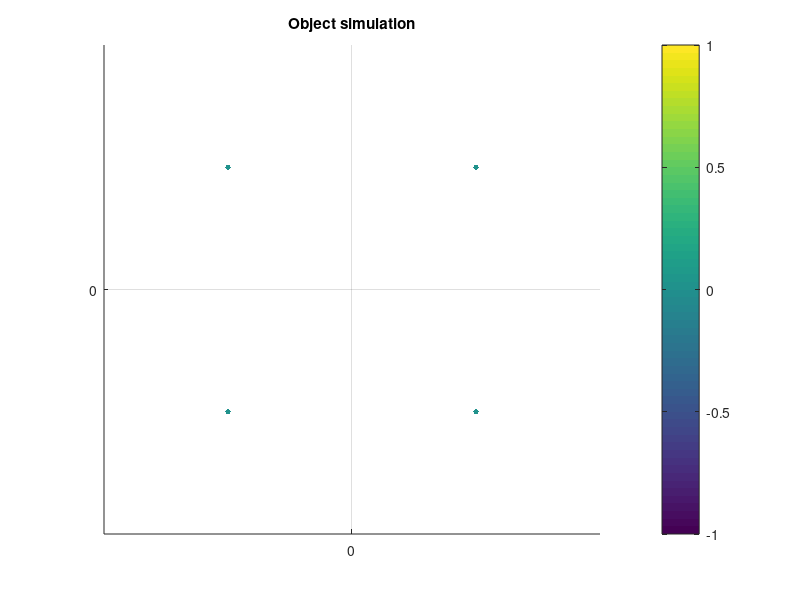

Source code (MATLAB): (Note: this script raises an error after producing the figure.)
clc;
clear all;

%% Initilization
% all particles have same mass
mass = 0.001;
h = 1; % spacing
pinfl = h/10; % material point radius of influence
dt = 0.01; % time differential
T = 1; % # of time steps

% Field constants
gravity = -9.8;
MoE = 18.83; % Modulus of elasticity
PoR = 0.48; % Poisson's ratio

% mxm grid cells (m+1 x m+1 grid nodes)(stored in 2D matrix)
m = 1;

% N particles (stored in 1D matrix)
N = 4;

% Un - 2D position array
Xp = zeros(N, 2);
Xp_Init = zeros(N, 2);

% Mn - Mass array
Mp = ones(N, 1);

% Vn - Velocity array
Vp = zeros(N, 2);

% Voln - Volume array
Volp = zeros(N, 1);
for p = 1:N
    Volp(p) = (h)^2;
end

% Def - Deformation gradient
Defp = zeros(2, 2, N);
for p = 1:N
    Defp(:,:,p) = eye(2, 2);
end

% Potential energy, Neohookian Elasticity
energy = zeros(N, 1);
energy_total_prev = 0;
energy_total = 0;
dEnergy_total = 0;
dEnergy_total_prev = 0;


%% Basis functions

% % First create unitstep function, which will return 1 if the
% % point is in the grid cell, otherwise 0
% ustp = @(x, y, ind_i, ind_j) (x >= (ind_i-1)*h) .* (x <= ind_i*h) .* (y >=(ind_j-1)*h) .* (y <= ind_j*h);

% Vector that tells you the row and column index of a grid cell
GridCells = zeros((m+1)^2, 2);
gindex = 1;
for gj = 0:m
    for gi = 0:m
        GridCells(gindex, :) = [(gi-0.5), (gj-0.5)];
        gindex = gindex + 1;
    end
end

% Then create the basic alphas
A1 = @(x, ind) (1 - (x - ind * h)/h);
A2 = @(x, ind) (1 + (x - ind * h)/h);
% Then create the basis function for the four corners
% bottom left
Shape1 = @(x, y, ind_i, ind_j) A1(x, ind_i) .* A1(y, ind_j);%(1 - (x - ind_i*h)/h) .* (1 - (y - ind_j*h)/h);% .* ustp(x, y, ind_i, ind_j);
% top left
Shape2 = @(x, y, ind_i, ind_j) A1(x, ind_i) .* A2(y, ind_j+1);%(1 - (x - ind_i*h)/h) .* (1 + (y - ind_j*h)/h);% .* ustp(x, y, ind_i, ind_j);
% top right
Shape3 = @(x, y, ind_i, ind_j) A2(x, ind_i+1) .* A2(y, ind_j+1);%(1 + (x - ind_i*h)/h) .* (1 + (y - ind_j*h)/h);% .* ustp(x, y, ind_i, ind_j);
% bottom right
Shape4 = @(x, y, ind_i, ind_j) A2(x, ind_i+1) .* A1(y, ind_j);%(1 + (x - ind_i*h)/h) .* (1 - (y - ind_j*h)/h);% .* ustp(x, y, ind_i, ind_j);

% Then create the gradient of the basis function for the 4 corners
ShapeGrad1 = @(x, y, ind_i, ind_j) [-1/h * A1(y, ind_j), -1/h * A1(x, ind_i)];
ShapeGrad2 = @(x, y, ind_i, ind_j) [-1/h * A2(y, ind_j), 1/h * A1(x, ind_i+1)];
ShapeGrad3 = @(x, y, ind_i, ind_j) [1/h * A2(y, ind_j+1), 1/h * A2(x, ind_i+1)];
ShapeGrad4 = @(x, y, ind_i, ind_j) [1/h * A1(y, ind_j+1), -1/h * A2(x, ind_i)];

%% Initializing positons
% initialize particle positions
ind_i = 0;
ind_j = 0;
% for ind_p = 1:N
%     Xp(ind_p, :) = [0 + ind_i * h/10, 0 + ind_j * h/10];
%     ind_i = ind_i + 1;
%     if ind_i > 9
%         ind_j = ind_j + 1;
%         ind_i = 0;
%     end
% end
% Keep initial position
Xp_Init = Xp;
Xp(1, :) = [-0.25, -0.25];
Xp(2, :) = [-0.25, 0.25];
Xp(3, :) = [0.25, 0.25];
Xp(4, :) = [0.25, -0.25];
% Xp(:, 2) = (Xp(:,2) + 1);
% Xp(:, 1) = (Xp(:,1) + 0);

%Un(1, :) = [2, 2.2];
%% LOOP


% For visualization
figure
scatter(Xp(:, 1), Xp(:, 2), 15, energy, 'filled');
colorbar;
grid on;
set(gca,'xtick',[0:1:m]);
set(gca,'ytick',[0:1:m]);
axis([-0.5 0.5 -0.5 0.5]);
%axis([-1 21 -1 21]);
title('Object simulation');

for k = 1:T
    %% STEP 0 - Assign particle to a cell
    % Create particle position vectors for x and y
    PX = Xp(:, 1);
    PY = Xp(:, 2);

    % Create grid position vector for each cell (one vector for left
    % x-corner position and bottom y-position, aka the bottome left corner)
    GX = zeros((m+1)^2, 1);
    GY = zeros((m+1)^2, 1);
    gindex = 1;

    for gj = 0:m
        for gi = 0:m
            GX(gindex) = (gi-0.5) * h;
            GY(gindex) = (gj-0.5) * h;
            gindex = gindex + 1;
        end
    end

    % Apply transformations to vectors to make them matrices suitable for
    % operations of P - G
    PX = repmat(PX.', [(m+1)^2 1]);
    PY = repmat(PY.', [(m+1)^2 1]);
    GX = repmat(GX, [1 N]);
    GY = repmat(GY, [1 N]);

    % Create new matrix PGX and PGY that calculates the alpha
    % The alpha is (x - x_0) / dx in the bottom left corner case
    PGX = 1 - (PX - GX)/h;
    PGY = 1 - (PY - GY)/h;

    % Now create a vector that tells which elements are in the range [0 1]
    IX = PGX > 0 & PGX <= 1;
    IY = PGY > 0 & PGY <= 1;

    % Now create the vector that stores the values of the alphas in
    % range, and stores 0 for alphas not in range
    PGX = IX .* PGX;
    PGY = IY .* PGY;

    % Final step to determine if a particle is in a cell
    PG = PGX .* PGY;
    
    % Get a vector that contains the gridCell index and particle index of
    % every particle that is in a grid cell
    [gridCell, particle] = find(PG);
    
%     % Create a vector that counts # of particles in each grid cell
%     GridCellParticleCount = zeros((m+1)^2,1);
%     for p = 1:N
%         GridCellParticleCount(gridCell(p)) = GridCellParticleCount(gridCell(p)) + 1;
%     end
     
    %% STEP 1 - Project data from particles to grid (mass and velocity)
    
    % Create vectors describing the cell which a particle is in
    GridCelli = GridCells(gridCell, 1);
    GridCellj = GridCells(gridCell, 2);
    % Create vectors describing the particle positions
    PX = Xp(:, 1);
    PY = Xp(:, 2);
    
    % Compute basis function over these cells
    Basis1 = Shape1(PX, PY, GridCelli, GridCellj);
    Basis2 = Shape2(PX, PY, GridCelli, GridCellj);
    Basis3 = Shape3(PX, PY, GridCelli, GridCellj);
    Basis4 = Shape4(PX, PY, GridCelli, GridCellj);
    
    % Compute the gradient of the basis functions over these cells,
    % different for each corner of cell
    BasisGrad1 = ShapeGrad1(PX, PY, GridCelli, GridCellj);
    BasisGrad2 = ShapeGrad2(PX, PY, GridCelli, GridCellj);
    BasisGrad3 = ShapeGrad3(PX, PY, GridCelli, GridCellj);
    BasisGrad4 = ShapeGrad4(PX, PY, GridCelli, GridCellj);

    % Reset the mass and velocity matrices
    
    % Mg - grid mass vector. The position of these nodes is implicitly
    % understood because of the uniform grid spacing h.
    Mg = zeros((m+1)^2, 1);
    
    % Vg - grid velocity vector
    Vg = zeros((m+1)^2, 2);
    
    % Ug - grid displacement vector
    UDispg = zeros((m+1)^2, 2);
    
    % Project mass from material points to each corner of each grid cell
    % using matrix multiplication
    Mg((GridCellj)*m + GridCelli + 1) = Mg((GridCellj)*m + GridCelli + 1) + Basis1 .* Mp;
    Mg((GridCellj+1)*m + GridCelli + 1) = Mg((GridCellj+1)*m + GridCelli + 1) + Basis2 .* Mp;
    Mg((GridCellj+1)*m + GridCelli + 1 + 1) = Mg((GridCellj+1)*m + GridCelli + 1 + 1) + Basis3 .* Mp;
    Mg((GridCellj)*m + GridCelli + 1 + 1) = Mg((GridCellj)*m + GridCelli + 1 + 1) + Basis4 .* Mp;
    
    % Project velocity from material points to each corner of each grid cell
    Vg((GridCellj)*m + GridCelli+1, :) = Vg((GridCellj)*m + GridCelli+1, :) ...
        + repmat(Basis1, [1 2]) .* repmat(Mp, [1 2]) .* Vp ...
        ./ repmat(Mg((GridCellj)*m + GridCelli+1), [1 2]);
    Vg((GridCellj+1)*m + GridCelli+1, :) = Vg((GridCellj+1)*m + GridCelli+1, :) ...
        + repmat(Basis2, [1 2]) .* repmat(Mp, [1 2]) .* Vp ...
        ./ repmat(Mg((GridCellj+1)*m + GridCelli+1), [1 2]);
    Vg((GridCellj+1)*m + GridCelli+1+1, :) = Vg((GridCellj+1)*m + GridCelli+1+1, :) ...
        + repmat(Basis3, [1 2]) .* repmat(Mp, [1 2]) .* Vp ...
        ./ repmat(Mg((GridCellj+1)*m + GridCelli+1+1), [1 2]);
    Vg((GridCellj)*m + GridCelli+1+1, :) = Vg((GridCellj)*m + GridCelli+1+1, :) ...
        + repmat(Basis4, [1 2]) .* repmat(Mp, [1 2]) .* Vp ...
        ./ repmat(Mg((GridCellj)*m + GridCelli+1+1), [1 2]);
    
    % Project displacement from material points to each corner of each grid
    % cell
    % Position displacement per particle
    UDispp = Xp - Xp_Init;
    UDispg((GridCellj)*m + GridCelli + 1, :) = UDispg((GridCellj)*m + GridCelli + 1, :) ...
        + repmat(Basis1, [1 2]) .* UDispp;
    UDispg((GridCellj+1)*m + GridCelli + 1, :) = UDispg((GridCellj+1)*m + GridCelli + 1, :) ... 
        + repmat(Basis2, [1 2]) .* UDispp;
    UDispg((GridCellj+1)*m + GridCelli + 1 + 1, :) = UDispg((GridCellj+1)*m + GridCelli + 1 + 1 , :) ...
        + repmat(Basis3, [1 2]) .* UDispp;
    UDispg((GridCellj)*m + GridCelli + 1 + 1, :) = UDispg((GridCellj)*m + GridCelli + 1 + 1, :) ...
        + repmat(Basis4, [1 2]) .* UDispp;
    
    %% STEP 2 - Evaluate field variables at particle points to be used in consitutive model
    
    % Hyper Elasticity Model
    
    % Create matrix for velocity gradients of particles
    VGradp = zeros(2, 2, N);
    
    % Create a vector that stores the grid velocities w.r.t. particles
    % within a grid, one for each corner of a cell
    Vg1 = Vg((GridCellj)*m + GridCelli+1, :);
    Vg2 = Vg((GridCellj+1)*m + GridCelli+1, :);
    Vg3 = Vg((GridCellj+1)*m + GridCelli+1+1, :);
    Vg4 = Vg((GridCellj)*m + GridCelli+1+1, :);
    
    % Compute velocity gradients
    for p = 1:N
        VGradp(:, :, p) = VGradp(:, :, p) + BasisGrad1(p,:).' * Vg1(p,:);
        VGradp(:, :, p) = VGradp(:, :, p) + BasisGrad2(p,:).' * Vg2(p,:);
        VGradp(:, :, p) = VGradp(:, :, p) + BasisGrad3(p,:).' * Vg3(p,:);
        VGradp(:, :, p) = VGradp(:, :, p) + BasisGrad4(p,:).' * Vg4(p,:);
    end
%     
    % Create matrix for displacement gradients of particles
    UDispGradp = ParticleGradient(UDispg, GridCelli, GridCellj, ...
        BasisGrad1, BasisGrad2, BasisGrad3, BasisGrad4, m, N);
    
    % Compute deformation gradients
    for p = 1:N
        Defp(:, :, p) = inv(eye(2) - UDispGradp(:, :, p));
    end
    
    %% STEP 3 - Evaluate the constitutive model
    % Hyper elasticity
    
    % Allocate stress matrix
    Strp = zeros(2, 2, N);
    
    % Update deformation gradient and get stress matrix using the
    % constitutive model
    Deftp = VGradp * dt;

    % Compute deformation gradient of each particle directly
    for p = 1:N
%         % Use gridCell of current particle
%         cell = gridCell(p);
%         % Compute distance between current particle and every other
%         % particle in same grid cell
%         for p2 = 1:N
%             if gridCell(p2) == cell
%                 if norm(Un(p2) - Un(p)) > pinfl
%                     Defp(:, :, p)
%                 end
%             end
%         end
        Deftp(:, :, p) = Deftp(:, :, p) + eye(2, 2);
%         Defp(:, :, p) = Deftp(:, :, p) * Defp(:, :, p);
        Strp(:, :, p) = MoE * (Defp(:,:,p) - eye(2));
    end
    
        % Get deformed volumes
    VolDefp = zeros(N, 1);
    for p = 1:N
        VolDefp(p) = det(Defp(:, :, p)) * Volp(p);
    end
    
    % Save previous energy_total
%     energy_total_prev = energy_total;
    % Compute energy at each particle
    energy = Neohookian(Defp, MoE, PoR, N);
    energy_total = sum(energy .* VolDefp);
    % Save previous dEnergy_total
%     dEnergy_total_prev = dEnergy_total;
%     dEnergy_total = energy_total - energy_total_prev;
    k*dt
    
    
    
    %% STEP 4 - Evaluation of forces on the grid
    
    % External forces (gravity)
    % Calculate gravity directly on grid
    Feg = zeros((m+1)^2, 2);
    
    % F = mg
    Feg(:, 2) = Mg * gravity;
    
    % internal forces
    Fig = zeros((m+1)^2, 2);
    

    
    % Compute internal forces
    for p = 1:N
        Fig(GridCellj(p)*m + GridCelli(p)+1, :) = Fig(GridCellj(p)*m + GridCelli(p)+1, :) - ...
            (Strp(:, :, p) * BasisGrad1(p, :).').' * VolDefp(p);
        Fig((GridCellj(p)+1)*m + GridCelli(p)+1, :) = Fig((GridCellj(p)+1)*m + GridCelli(p)+1, :) - ...
            (Strp(:, :, p) * BasisGrad2(p, :).').' * VolDefp(p);
        Fig((GridCellj(p)+1)*m + GridCelli(p)+1+1, :) = Fig((GridCellj(p)+1)*m + GridCelli(p)+1+1, :) - ...
            (Strp(:, :, p) * BasisGrad3(p, :).').' * VolDefp(p);
        Fig(GridCellj(p)*m + GridCelli(p)+1+1, :) = Fig(GridCellj(p)*m + GridCelli(p)+1+1, :) - ...
            (Strp(:, :, p) * BasisGrad4(p, :).').' * VolDefp(p);
    end
    
    %% STEP 5 - Advecting of the Lagrangian Particles
    
    % Update acceleration and velocity at each grid node
    
    % Change all 0's in mass matrix to 1 to avoid dividing by 0
    for ind = 1:(m+1)^2
        if Mg(ind) == 0
            Mg(ind) = 1;
        end
    end
    Ag = (Feg) ./ repmat(Mg, [1 2]);
    
    % Change NaN to 0, since NaN is caused by diving by 0 mass. Just change
    % acceleration to 0 in that case
    % Am(isnan(Am)) = 0;
    
    Vg = Vg + Ag * dt;
    
    % Update velocity each particle
    Vp = Vp + repmat(Basis1, [1 2]) .* Ag((GridCellj)*m + GridCelli+1, :) * dt;
    Vp = Vp + repmat(Basis2, [1 2]) .* Ag((GridCellj+1)*m + GridCelli+1, :) * dt;
    Vp = Vp + repmat(Basis3, [1 2]) .* Ag((GridCellj+1)*m + GridCelli+1+1, :) * dt;
    Vp = Vp + repmat(Basis4, [1 2]) .* Ag((GridCellj)*m + GridCelli+1+1, :) * dt;
    
    % Save previous position
    Un_prev = Xp;
    % Update position at each particle
    Xp = Xp + repmat(Basis1, [1 2]) .* Vg((GridCellj)*m + GridCelli+1, :) * dt;
    Xp = Xp + repmat(Basis2, [1 2]) .* Vg((GridCellj+1)*m + GridCelli+1, :) * dt;
    Xp = Xp + repmat(Basis3, [1 2]) .* Vg((GridCellj+1)*m + GridCelli+1+1, :) * dt;
    Xp = Xp + repmat(Basis4, [1 2]) .* Vg((GridCellj)*m + GridCelli+1+1, :) * dt;
    
    % Check if they hit the bottom of the grid
    for p = 1:N
        if Xp(p, 2) <= 0
            Xp(p, 2) = 0;
            Vp(p, 2) = 0;
        elseif Xp(p, 2) >= m
            Xp(p, 2) = m;
            Vp(p, 2) = 0;
        end
        if Xp(p, 1) <= 0
            Xp(p, 1) = 0;
            Vp(p, 1) = 0;
        elseif Xp(p, 1) >= m
            Xp(p, 1) = m;
            Vp(p, 1) = 0;
        end
    end
    
    
    
    %% scatter plot
    scatter(Xp(:, 1), Xp(:, 2), 15, energy, 'filled');
    colorbar;
    grid on;
    set(gca,'xtick',[0:1:m]);
    set(gca,'ytick',[0:1:m]);
    axis([-0.5 0.5 -0.5 0.5]);
%    axis([-1 21 -1 21]);
    title('Object simulation');
%     subplot(2,1,2);
%     plot(particle(:, 1), energy(:,1), 'r*');
    
    M(k+1) = getframe;
    %movie2avi(M, 'mpm_movie');

end


